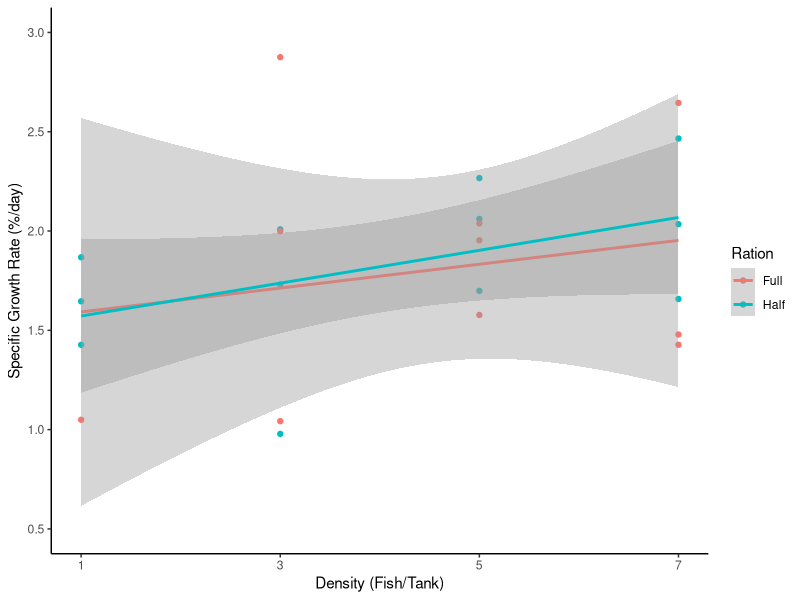
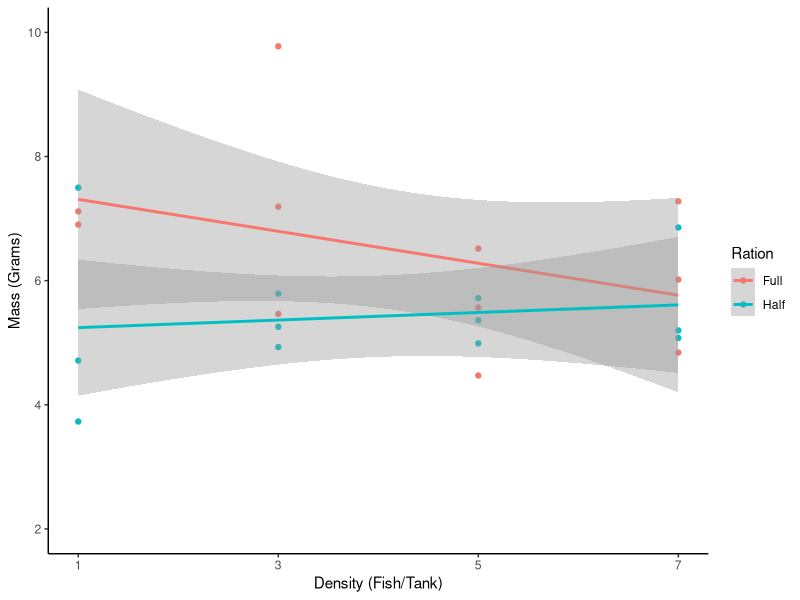
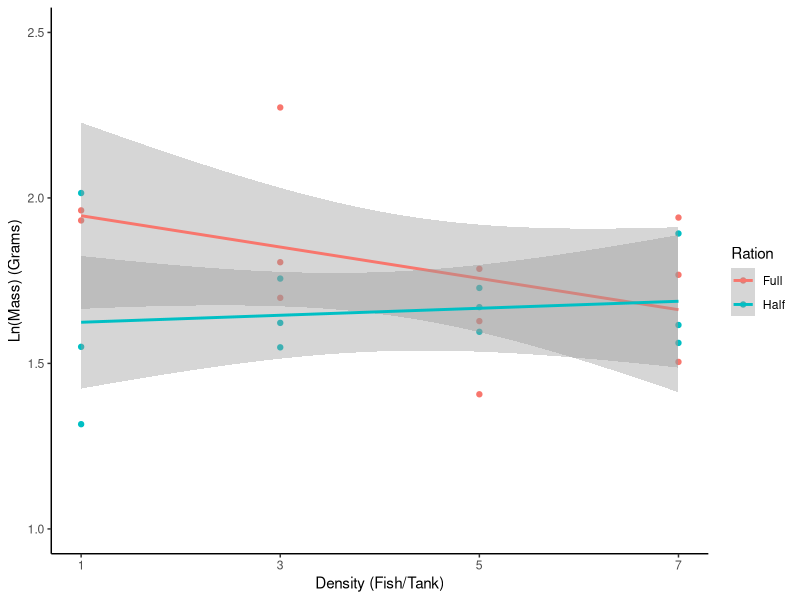
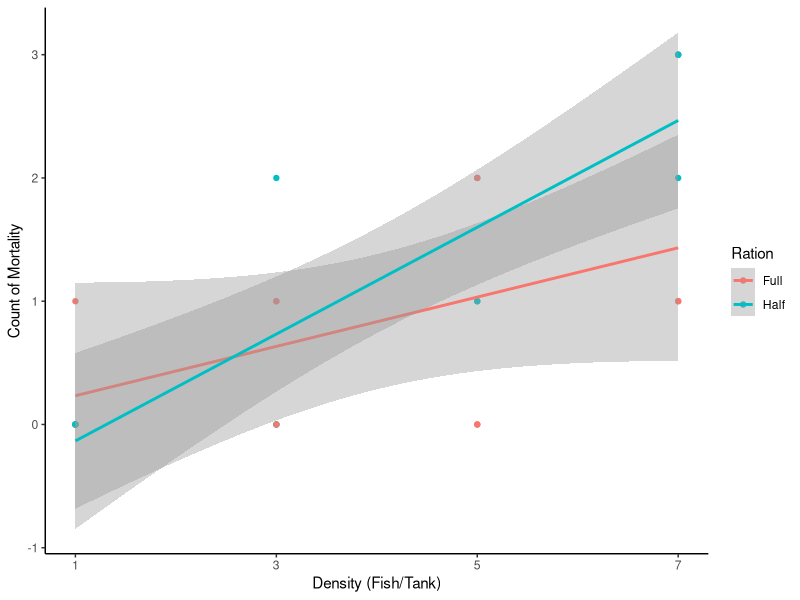
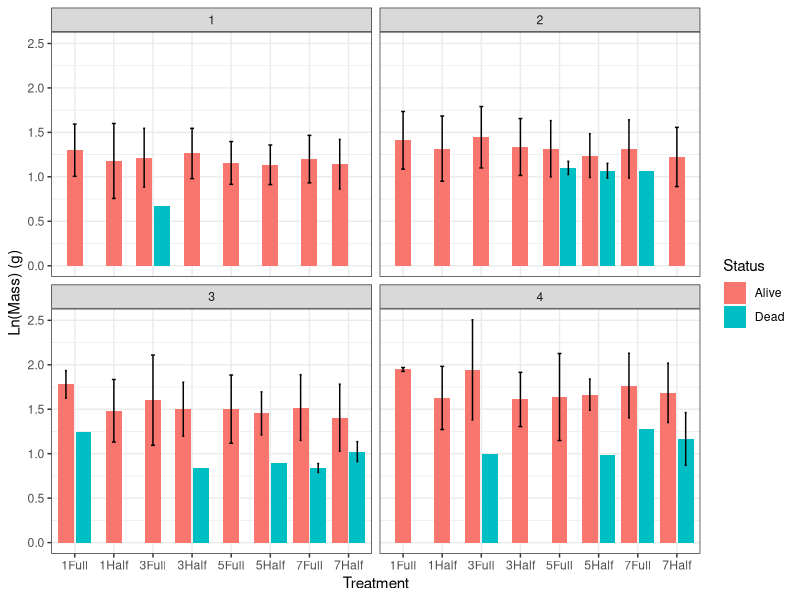
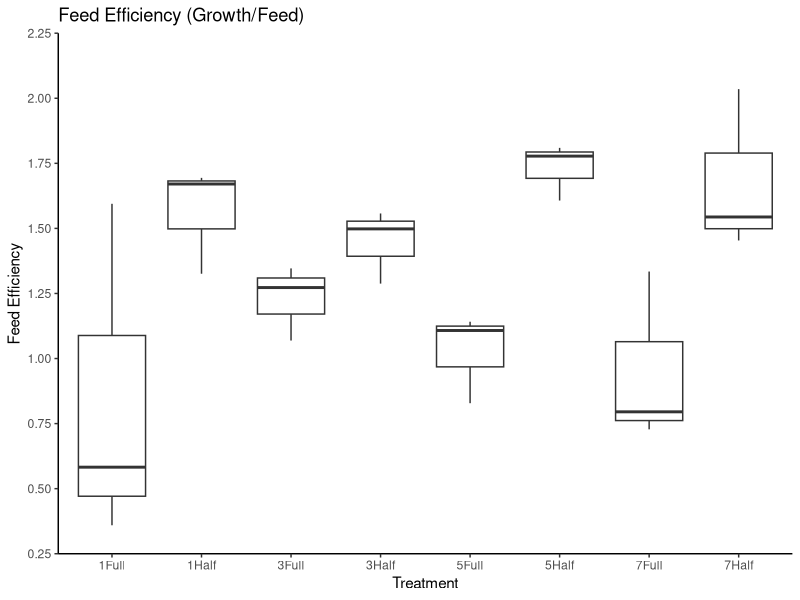
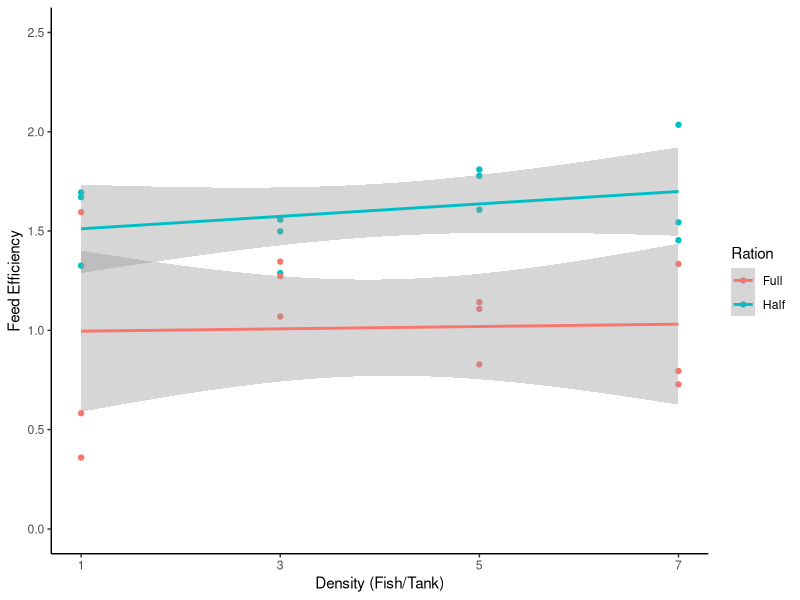
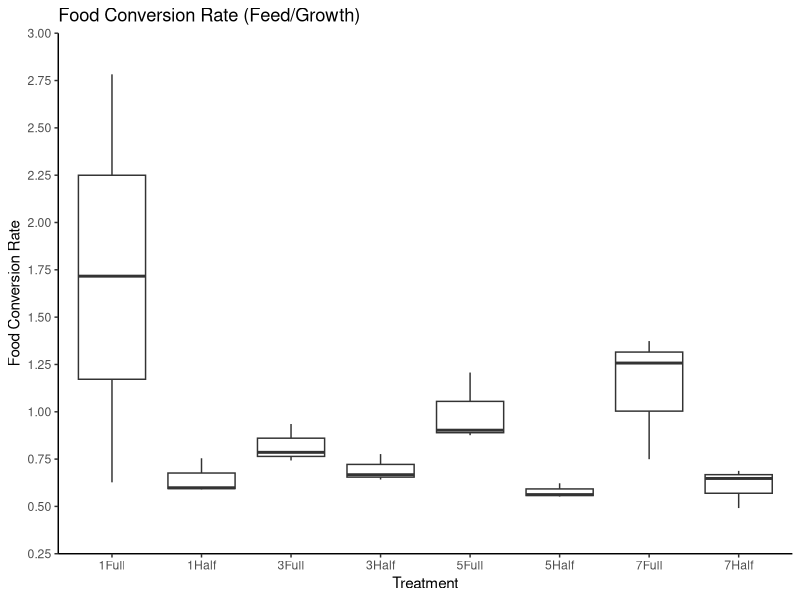

Here is the R script that generated these plots, in order:
## ---- chunk 1
library(dplyr)
library(ggplot2)
library(tidyr)
library(cowplot)
library(lme4)
library(lmerTest)
## ---- chunk 2
lw <- read.csv("Juv_Length_Weight.csv", header=T)
mort <- read.csv("Juv_Mort.csv", header=T)
## ---- chunk 3
wtfin <- lw %>%
  filter(Week == 4) %>%
  group_by(Tank,Treatment,Density,Ration)
wtin <- lw %>%
  filter(Week == 0) %>%
  group_by(Tank,Treatment,Density,Ration)

gr <- left_join(wtfin,wtin, by = c("Tank", "FishID", "Density", "Ration","Treatment"))
gr <- gr %>%
  select(-Date.x,-Date.y,-Week.x,-Week.y,-Note.x,-Note.y,-Length.x,-Length.y)
gr$sgr <- ((log(gr$Mass.x)-log(gr$Mass.y))/28)*100

sgr <- gr %>%
  group_by(Tank,Treatment,Density,Ration) %>%
  summarise(sgrm = mean(sgr,na.rm = T),
            sgrsd =sd(sgr, na.rm = T))

p <- ggplot(sgr, aes(x=Density, y=sgrm,color=Ration)) + geom_point()
p <- p + scale_x_continuous(limits = c(1,7), breaks=seq(1,7,2))
p <- p + scale_y_continuous(limits = c(0.5,3), breaks=seq(0.5,3,0.5))
p <- p + geom_smooth(method = "lm")
p <- p + theme_classic()
p <- p + xlab("Density (Fish/Tank)")
p <- p + ylab("Specific Growth Rate (%/day)")
p

lm <- lm(sgr$sgrm ~ sgr$Density * sgr$Ration)
anova(lm)

## ---- chunk 4
lw$LnMass <- log(lw$Mass)

tankfin <- lw %>%
  filter(Week == 4, Note != "Stuck in filter") %>%
  group_by(Tank,Treatment,Density,Ration) %>%
  summarise(MeanWt = mean(Mass,na.rm = T),
            SDWt =sd(Mass, na.rm = T),
            MeanLnWt = mean(LnMass,na.rm = T),
            SDLnWt =sd(LnMass, na.rm = T))

p <- ggplot(tankfin, aes(x=Density, y=MeanWt,color=Ration)) + geom_point()
p <- p + scale_x_continuous(limits = c(1,7), breaks=seq(1,7,2))
p <- p + scale_y_continuous(limits = c(2,10), breaks=seq(2,10,2))
p <- p + geom_smooth(method = "lm")
p <- p + theme_classic()
p <- p + xlab("Density (Fish/Tank)")
p <- p + ylab("Mass (Grams)")
p

lm <- lm(tankfin$MeanWt ~ tankfin$Density * tankfin$Ration)
anova(lm)

q <- ggplot(tankfin, aes(x=Density, y=MeanLnWt,color=Ration)) + geom_point()
q <- q + scale_x_continuous(limits = c(1,7), breaks=seq(1,7,2))
q <- q + scale_y_continuous(limits = c(1,2.5), breaks=seq(1,2.5,.5))
q <- q + geom_smooth(method = "lm")
q <- q + theme_classic()
q <- q + xlab("Density (Fish/Tank)")
q <- q + ylab("Ln(Mass) (Grams)")
q

lmln <- lm(tankfin$MeanLnWt ~ tankfin$Density * tankfin$Ration)
anova(lmln)
## ---- chunk 5
morttot <- read.csv("Juv_Mort_Total.csv",header=T)

p <- ggplot(morttot, aes(Density,TotalMort, color=Ration)) + geom_point()
p <- p + scale_x_continuous(limits = c(1,7), breaks=seq(1,7,2))
p <- p + ylab("Count of Mortality")
p <- p + xlab("Density (Fish/Tank)")
p <- p + geom_smooth(method = "lm")
p <- p + theme_classic()
p

y <- glm(TotalMort ~ Density * Ration, family=poisson, data=morttot)
anova(y, test="Chisq")

#Evaluating assumptions of the glm() fit
#A central property of the Poisson distribution is that the variance and mean are equal 
tapply(morttot$TotalMort, morttot$Density, mean)
tapply(morttot$TotalMort, morttot$Density, var)
## ---- chunk 6
#Assign lw data to Alive status
#Remove records of dead fish
lw$Status <- "Alive"
al <- lw %>% 
  filter(Note != "Mort")

#Add Dead status
mort$Status <- "Dead"

juv <- bind_rows(al,mort) %>%
  select(-Colour)
juv$Date <- as.Date(juv$Date, "%m-%d-%Y")

#Remove some outliers: dried to floor and trapped in filter
juv <- juv[-c(388,437),] 

ids <- read.csv("Juv_Fish_ID.csv")

juv <- left_join(juv,ids)
juv$Status <- as.factor(juv$Status)

juv$LnMass <- log(juv$Mass)

juvsum <- juv %>%
  group_by(Week,Treatment,Status)%>%
  filter(Week != 0)%>%
  summarise(meanwt = mean(Mass, na.rm = T),
            sdwt = sd(Mass, na.rm = T),
            meanlnwt = mean(LnMass, na.rm = T),
            sdlnwt = sd(LnMass, na.rm = T))

limits <- aes(ymax = juvsum$meanlnwt + juvsum$sdlnwt,
              ymin = juvsum$meanlnwt - juvsum$sdlnwt)

p <- ggplot(juvsum,aes(Treatment,meanlnwt,fill = factor(Status))) + geom_bar(position = position_dodge2(preserve = "single"), stat="identity") + facet_wrap(juvsum$Week) + scale_fill_discrete(name = "Status")
p <- p + geom_errorbar(limits, width = 0.1, position=position_dodge(.9))
#p <- p + geom_errorbar(aes(ymin = mean - sdwt, ymax = mean + sdwt, fill = factor(Living)), width=0.2) 
p <- p + ylab("Ln(Mass) (g)")
p <- p + theme_bw()
p

lme <- lmer(LnMass ~ Density + Ration + Status + Date + (1|Tank) + (1|FishUn), juv)
summary(lme)
anova(lme, type = 3)
ranova(lme)

## ---- chunk 7
#Import tank mass and feed to calculate conversions
conv <- read.csv("Juv_Mass_Feed_Tank.csv", header = T)

#Calculate feed efficiency: out/in
conv$FE <- conv$Mass_Gained/conv$Feed


FE <- conv %>%
  group_by(Treatment) %>%
  summarise(FE_Mean = mean(FE),
            FE_SD =sd(FE))

q <- ggplot(conv, aes(Treatment,FE))
q <- q + geom_boxplot(outlier.colour="black", outlier.shape=16, outlier.size=2, notch=FALSE)
q <- q + ylab("Feed Efficiency")
q <- q + xlab("Treatment")
q <- q + theme_classic()
q <- q + scale_y_continuous(expand = c(0,0), limits = c(0.25,2.25), breaks = seq(0.25,2.25,0.25))
q <- q + ggtitle("Feed Efficiency (Growth/Feed)")
q

p <- ggplot(conv, aes(x=Density, y=FE,color=Ration)) + geom_point()
p <- p + scale_x_continuous(limits = c(1,7), breaks=seq(1,7,2))
p <- p + scale_y_continuous(limits = c(0,2.5), breaks=seq(0,2.5,.5))
p <- p + geom_smooth(method = "lm")
p <- p + theme_classic()
p <- p + xlab("Density (Fish/Tank)")
p <- p + ylab("Feed Efficiency")
p

lm <- lm(conv$FE ~ conv$Density * conv$Ration)
anova(lm)

## ---- chunk 8
#Calculate food conversion rate: in/out
conv$FCR <- conv$Feed/conv$Mass_Gained

FCR <- conv %>%
  group_by(Treatment) %>%
  summarise(FCR_Mean = mean(FCR),
            FCR_SD =sd(FCR))

p <- ggplot(conv, aes(Treatment,FCR))
p <- p + geom_boxplot(outlier.colour="black", outlier.shape=16, outlier.size=2, notch=FALSE)
p <- p + ylab("Food Conversion Rate")
p <- p + xlab("Treatment")
p <- p + theme_classic()
p <- p + scale_y_continuous(expand = c(0,0), limits = c(0.25,3), breaks = seq(0.25,3,0.25))
p <- p + ggtitle("Food Conversion Rate (Feed/Growth)")
p

p <- ggplot(conv, aes(x=Density, y=FCR,color=Ration)) + geom_point()
p <- p + scale_x_continuous(limits = c(1,7), breaks=seq(1,7,2))
p <- p + scale_y_continuous(limits = c(0,3), breaks=seq(0,3,.5))
p <- p + geom_smooth(method = "lm")
p <- p + theme_classic()
p <- p + xlab("Density (Fish/Tank)")
p <- p + ylab("Feed Conversion Rate")
p

lm <- lm(conv$FCR ~ conv$Density * conv$Ration)
anova(lm)
